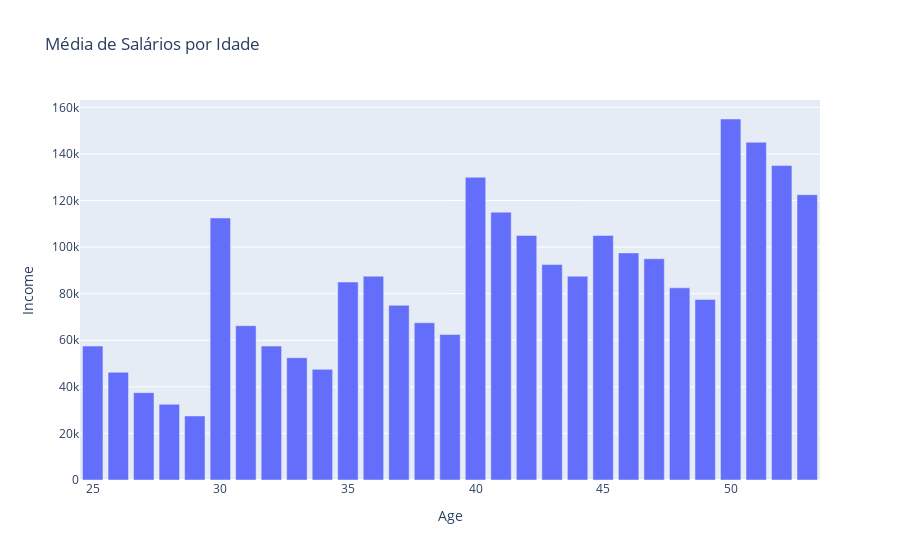

Write notebook code for a chart like this one.
### Code cell
media_salario_por_idade = df.groupby('Age')['Income'].median().reset_index()

fig = px.bar(media_salario_por_idade, x = 'Age', y = 'Income',
             title = 'Média de Salários por Idade',
             labels={'Income' : 'Income', 'Age' : 'Age'})
fig.show()

### Figure 1 — Plotly figure (JSON) as saved in the notebook; plotly's stock layout.template omitted (floating-point values rounded to 4 significant figures)
{"data": [{"alignmentgroup": "True", "hovertemplate": "Age=%{x}<br>Income=%{y}<extra></extra>", "legendgroup": "", "marker": {"color": "#636efa", "pattern": {"shape": ""}}, "name": "", "offsetgroup": "", "orientation": "v", "showlegend": false, "textposition": "auto", "type": "bar", "x": [25, 26, 27, 28, 29, 30, 31, 32, 33, 34, 35, 36, 37, 38, 39, 40, 41, 42, 43, 44, 45, 46, 47, 48, 49, 50, 51, 52, 53], "xaxis": "x", "y": [57500, 46250, 37500, 32500, 27500, 112500, 66250, 57500, 52500, 47500, 85000, 87500, 75000, 67500, 62500, 130000, 115000, 105000, 92500, 87500, 105000, 97500, 95000, 82500, 77500, 155000, 145000, 135000, 122500], "yaxis": "y"}], "layout": {"barmode": "relative", "legend": {"tracegroupgap": 0}, "title": {"text": "Média de Salários por Idade"}, "xaxis": {"anchor": "y", "domain": [0, 1], "title": {"text": "Age"}}, "yaxis": {"anchor": "x", "domain": [0, 1], "title": {"text": "Income"}}}}
